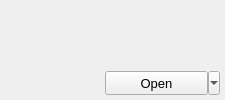
<?xml version="1.0" encoding="UTF-8"?>
<ui version="4.0">
 <class>LibraryProjectItemWidget</class>
 <widget class="QWidget" name="LibraryProjectItemWidget">
  <property name="geometry">
   <rect>
    <x>0</x>
    <y>0</y>
    <width>225</width>
    <height>100</height>
   </rect>
  </property>
  <property name="minimumSize">
   <size>
    <width>225</width>
    <height>100</height>
   </size>
  </property>
  <property name="maximumSize">
   <size>
    <width>225</width>
    <height>100</height>
   </size>
  </property>
  <layout class="QHBoxLayout" name="horizontalLayout">
   <property name="spacing">
    <number>0</number>
   </property>
   <property name="leftMargin">
    <number>0</number>
   </property>
   <property name="topMargin">
    <number>0</number>
   </property>
   <property name="rightMargin">
    <number>0</number>
   </property>
   <property name="bottomMargin">
    <number>0</number>
   </property>
   <item>
    <widget class="ImageViewerWidget" name="thumbnailViewer" native="true">
     <property name="minimumSize">
      <size>
       <width>100</width>
       <height>100</height>
      </size>
     </property>
     <property name="maximumSize">
      <size>
       <width>100</width>
       <height>100</height>
      </size>
     </property>
    </widget>
   </item>
   <item>
    <layout class="QVBoxLayout" name="verticalLayout" stretch="0,1,0,0">
     <property name="spacing">
      <number>0</number>
     </property>
     <property name="leftMargin">
      <number>5</number>
     </property>
     <property name="rightMargin">
      <number>5</number>
     </property>
     <item>
      <widget class="QLabel" name="nameLabel">
       <property name="font">
        <font>
         <pointsize>9</pointsize>
        </font>
       </property>
       <property name="alignment">
        <set>Qt::AlignLeading|Qt::AlignLeft|Qt::AlignTop</set>
       </property>
       <property name="wordWrap">
        <bool>true</bool>
       </property>
      </widget>
     </item>
     <item>
      <spacer name="verticalSpacer">
       <property name="orientation">
        <enum>Qt::Vertical</enum>
       </property>
       <property name="sizeHint" stdset="0">
        <size>
         <width>20</width>
         <height>0</height>
        </size>
       </property>
      </spacer>
     </item>
     <item>
      <widget class="QToolButton" name="openButton">
       <property name="sizePolicy">
        <sizepolicy hsizetype="Preferred" vsizetype="Preferred">
         <horstretch>0</horstretch>
         <verstretch>0</verstretch>
        </sizepolicy>
       </property>
       <property name="minimumSize">
        <size>
         <width>0</width>
         <height>24</height>
        </size>
       </property>
       <property name="font">
        <font>
         <pointsize>10</pointsize>
        </font>
       </property>
       <property name="text">
        <string>Open</string>
       </property>
       <property name="popupMode">
        <enum>QToolButton::MenuButtonPopup</enum>
       </property>
       <property name="toolButtonStyle">
        <enum>Qt::ToolButtonTextOnly</enum>
       </property>
      </widget>
     </item>
     <item>
      <spacer name="verticalSpacer_2">
       <property name="orientation">
        <enum>Qt::Vertical</enum>
       </property>
       <property name="sizeType">
        <enum>QSizePolicy::Minimum</enum>
       </property>
       <property name="sizeHint" stdset="0">
        <size>
         <width>20</width>
         <height>5</height>
        </size>
       </property>
      </spacer>
     </item>
    </layout>
   </item>
  </layout>
 </widget>
 <customwidgets>
  <customwidget>
   <class>ImageViewerWidget</class>
   <extends>QWidget</extends>
   <header>ImageViewerWidget.h</header>
   <container>1</container>
  </customwidget>
 </customwidgets>
 <resources/>
 <connections/>
</ui>
